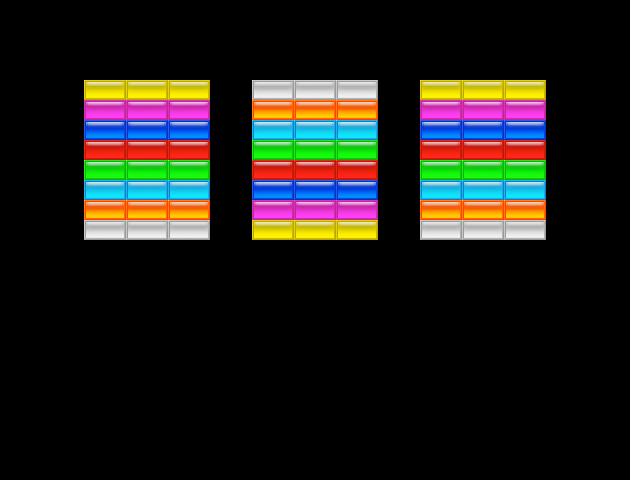

This game map was drawn from its Tiled (.tmx) file and the tilesets committed beside it. A one-line description and the trimmed map source follow:
An orthogonal 15x24 tile map with 42x20 px tiles, 10 tile layers (red, yellow, blue, green, ...).

<map version="1.5" tiledversion="1.7.2" orientation="orthogonal" renderorder="left-down" width="15" height="24" tilewidth="42" tileheight="20" infinite="0" nextlayerid="12" nextobjectid="1">
 <tileset firstgid="1" name="sprites" tilewidth="42" tileheight="20" spacing="16" tilecount="420" columns="15">
  <image source="sprites/sprites.png" width="880" height="1024" />
 </tileset>
 <layer id="1" name="red" width="15" height="24">
  <data>[360 cells, 9 non-empty, 1 distinct tile ids]</data>
 </layer>
 <layer id="2" name="yellow" width="15" height="24">
  <data>[360 cells, 9 non-empty, 1 distinct tile ids]</data>
 </layer>
 <layer id="3" name="blue" width="15" height="24">
  <data>[360 cells, 9 non-empty, 1 distinct tile ids]</data>
 </layer>
 <layer id="5" name="green" width="15" height="24">
  <data>[360 cells, 9 non-empty, 1 distinct tile ids]</data>
 </layer>
 <layer id="9" name="white" width="15" height="24">
  <data>[360 cells, 9 non-empty, 1 distinct tile ids]</data>
 </layer>
 <layer id="10" name="orange" width="15" height="24">
  <data>[360 cells, 9 non-empty, 1 distinct tile ids]</data>
 </layer>
 <layer id="11" name="cyan" width="15" height="24">
  <data>[360 cells, 9 non-empty, 1 distinct tile ids]</data>
 </layer>
 <layer id="6" name="silver" width="15" height="24">
  <data>[360 cells, 0 non-empty, 0 distinct tile ids]</data>
 </layer>
 <layer id="7" name="gold" width="15" height="24">
  <data>[360 cells, 0 non-empty, 0 distinct tile ids]</data>
 </layer>
 <layer id="8" name="magenta" width="15" height="24">
  <data>[360 cells, 9 non-empty, 1 distinct tile ids]</data>
 </layer>
</map>
